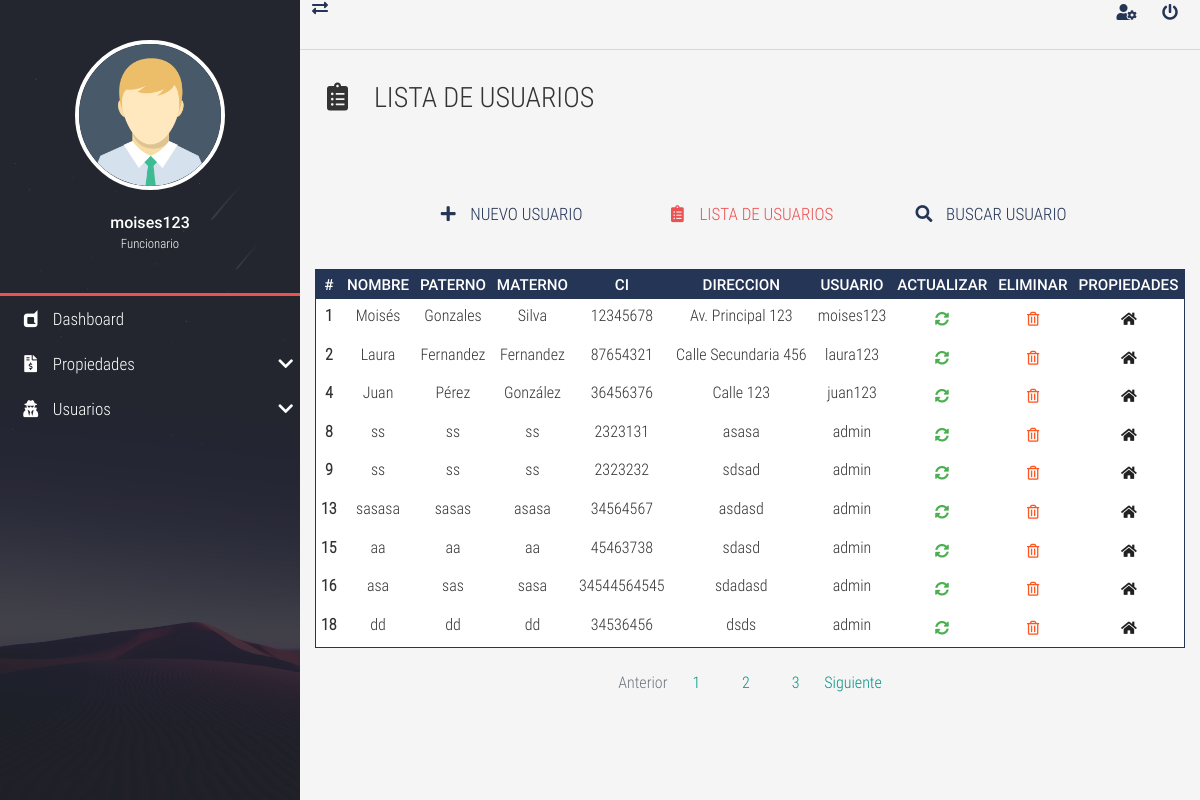
Page /tarea2/lista_usuario.php (signed in) on the committed database.
### tables this page shows
CREATE TABLE `personas` (
  `id_persona` int(11) NOT NULL,
  `nombre` varchar(100) NOT NULL,
  `paterno` varchar(100) NOT NULL,
  `materno` varchar(100) NOT NULL,
  `dni` varchar(20) NOT NULL,
  `direccion` varchar(255) DEFAULT NULL,
  `distrito_id` int(11) DEFAULT NULL,
  `zona_id` int(11) DEFAULT NULL,
  `user` varchar(50) NOT NULL,
  `password` varchar(255) NOT NULL,
  `rol` tinyint(4) NOT NULL
);

### tarea2/lista_usuario.php (the view, shortened to what this page needs)
<?php
	include 'conexion.php';
	$sql = "SELECT * FROM personas";
	$resultado = mysqli_query($con, $sql);
?>
<html lang="es">
<head>
	<?php include 'cabecera.php' ?>
		<section class="full-box page-content">
			<nav class="full-box navbar-info">
				<a href="#" class="float-left show-nav-lateral">
					<i class="fas fa-exchange-alt"></i>
				</a>
				<a href="user-update.html">
					<i class="fas fa-user-cog"></i>
				</a>
				<a href="#" class="btn-exit-system">
					<i class="fas fa-power-off"></i>
				</a>
			</nav>
			<div class="full-box page-header">
				<h3 class="text-left">
					<i class="fas fa-clipboard-list fa-fw"></i> &nbsp; LISTA DE USUARIOS
				</h3>
			</div>
			<div class="container-fluid">
				<ul class="full-box list-unstyled page-nav-tabs">
					<li>
						<a href="nuevo_usuario.php"><i class="fas fa-plus fa-fw"></i> &nbsp; NUEVO USUARIO</a>
					</li>
					<li>
						<a class="active" href="lista_usuario.php"><i class="fas fa-clipboard-list fa-fw"></i> &nbsp; LISTA DE USUARIOS</a>
					</li>
					<li>
						<a href="user-search.html"><i class="fas fa-search fa-fw"></i> &nbsp; BUSCAR USUARIO</a>
					</li>
				</ul>
			</div>
			<div class="container-fluid">
				<div class="table-responsive">
					<table class="table table-dark table-sm">
						<thead>
							<tr class="text-center roboto-medium">
								<th>#</th>
								<th>NOMBRE</th>
								<th>PATERNO</th>
								<th>MATERNO</th>
								<th>CI</th>
								<th>DIRECCION</th>
								<th>USUARIO</th>
								<th>ACTUALIZAR</th>
								<th>ELIMINAR</th>
								<th>PROPIEDADES</th>
							</tr>
						</thead>
						<tbody>
						    <?php
							    while ($fila = mysqli_fetch_array($resultado)) {
							        echo '<tr class="text-center">';
							        echo '<th>' . $fila['id_persona'] . '</th>';
							        echo '<td>' . $fila['nombre'] . '</td>';
							        echo '<td>' . $fila['paterno'] . '</td>';
							        echo '<td>' . $fila['materno'] . '</td>';
							        echo '<td>' . $fila['dni'] . '</td>';
							        echo '<td>' . $fila['direccion'] . '</td>';
							        echo '<td>' . $fila['user'] . '</td>';
							        echo '<td>
							                <a href="user_update.php?id_a=' . $fila['id_persona'] . '" class="btn btn-success">
							                    <i class="fas fa-sync-alt"></i>
							                </a>
							              </td>';
							        echo '<td>
							                <form action="eliminar_user.php" method="get">
							                    <input type="hidden" name="id_e" value="' . $fila['id_persona'] . '">
							                    <button type="submit" class="btn btn-warning">
							                        <i class="far fa-trash-alt"></i>
							                    </button>
							                </form>
							              </td>';
							        echo '<td>
							                <a href="user-prop.php?id_a=' . $fila['id_persona'] . '" class="btn btn-house">
							                    <i class="fas fa-home"></i>
							                </a>
							              </td>';
							        echo '</tr>';
							    }
						    ?>
						</tbody>
					</table>
				</div>
				<nav aria-label="Page navigation example">
					<ul class="pagination justify-content-center">
						<li class="page-item disabled">
							<a class="page-link" href="#" tabindex="-1">Anterior</a>
						</li>
						<li class="page-item"><a class="page-link" href="#">1</a></li>
						<li class="page-item"><a class="page-link" href="#">2</a></li>
						<li class="page-item"><a class="page-link" href="#">3</a></li>
						<li class="page-item">
							<a class="page-link" href="#">Siguiente</a>
						</li>
					</ul>
				</nav>
			</div>
		</section>
	</main>
</body>
</html>

### tarea2/css/all.css (style rules this page uses)
.fa, .fas, .far, .fal, .fab { -moz-osx-font-smoothing: grayscale; -webkit-font-smoothing: antialiased; display: inline-block; font-style: normal; font-variant: normal; text-rendering: auto; line-height: 1; }
.fa-fw { text-align: center; width: 1.25em; }
.fa-clipboard-list:before { content: "\f46d"; }
.fa-exchange-alt:before { content: "\f362"; }
.fa-home:before { content: "\f015"; }
.fa-plus:before { content: "\f067"; }
.fa-power-off:before { content: "\f011"; }
.fa-search:before { content: "\f002"; }
.fa-sync-alt:before { content: "\f2f1"; }
.fa-trash-alt:before { content: "\f2ed"; }
.fa-user-cog:before { content: "\f4fe"; }
.far { font-family: 'Font Awesome 5 Free'; font-weight: 400; }
.fa, .fas { font-family: 'Font Awesome 5 Free'; font-weight: 900; }

### tarea2/css/style.css (style rules this page uses)
:root { --color-one: #F5F5F5; --color-two: #24292E; --color-three: #EC5252; --form-color: #14111A; --accent-color: #253556; --border-color: #D8D8D8; }
body,html { font-family: 'roboto_condensed_light'; width: 100vw; height: 100vh; background-color: var(--color-one); color: #333; font-size: 16px; }
.full-box { margin: 0; padding: 0; box-sizing: border-box; width: 100%; }
.page-header { padding: 30px 20px 60px 20px; }
.page-header > :nth-child(1) { padding-bottom: 7px; }
.page-nav-tabs { display: flex; justify-content: center; flex-wrap: wrap; margin-bottom: 30px; }
.page-nav-tabs li, .page-nav-tabs li a { height: 40px; line-height: 40px; }
.page-nav-tabs li { margin: 5px 20px; }
.page-nav-tabs li a { color: var(--accent-color); font-size: 17px; min-width: 200px; width: auto; display: block; text-align: center; user-select: none; transition: all .2s ease-in-out; border-bottom: 2px solid transparent; }
.page-nav-tabs li a.active { color: var(--color-three); cursor: none; pointer-events: none; }
.table .btn { margin-bottom: 0; }
.table thead th { color: #FFF; }
.table tbody tr { color: #333; transition: all .2s ease-in-out; }
.table-dark, .table { background-color: #fff; }
.table-dark { border: 1px solid var(--accent-color); }
.table-dark thead tr { background-color: var(--accent-color); }
.table-dark td, .table-dark thead th, .table-dark th { border: none; }
.page-link { transition: all .2s ease-in-out; }
table form { margin-bottom: 0; }
.roboto-medium { font-family: 'roboto_medium_regular'; }
.page-content, .nav-lateral { height: 100%; overflow: hidden; }
.page-content { position: relative; padding-left: 300px; transition: all .2s ease-in-out; padding-bottom: 20px; }
.navbar-info { height: 50px; border-bottom: 1px solid var(--border-color); text-align: right; padding-right: 10px; }
.navbar-info a { color: var(--accent-color); height: 50px; min-width: 40px; text-align: center; line-height: 50px; display: inline-block; transition: all .2s ease-out; user-select: none; }

### rows in the picture
personas: id_persona "1", nombre "Moisés", paterno "Gonzales", materno "Silva", dni "12345678", direccion "Av. Principal 123", user "moises123"
personas: id_persona "2", nombre "Laura", paterno "Fernandez", materno "Fernandez", dni "87654321", direccion "Calle Secundaria 456", user "laura123"
personas: id_persona "4", nombre "Juan", paterno "Pérez", materno "González", dni "36456376", direccion "Calle 123", user "juan123"
personas: id_persona "8", nombre "ss", paterno "ss", materno "ss", dni "2323131", direccion "asasa", user "admin"
personas: id_persona "9", nombre "ss", paterno "ss", materno "ss", dni "2323232", direccion "sdsad", user "admin"
personas: id_persona "13", nombre "sasasa", paterno "sasas", materno "asasa", dni "34564567", direccion "asdasd", user "admin"
personas: id_persona "15", nombre "aa", paterno "aa", materno "aa", dni "45463738", direccion "sdasd", user "admin"
personas: id_persona "16", nombre "asa", paterno "sas", materno "sasa", dni "34544564545", direccion "sdadasd", user "admin"
personas: id_persona "18", nombre "dd", paterno "dd", materno "dd", dni "34536456", direccion "dsds", user "admin"

### other values in the picture
$usuario "moises123"
$tipo_rol "Funcionario"
